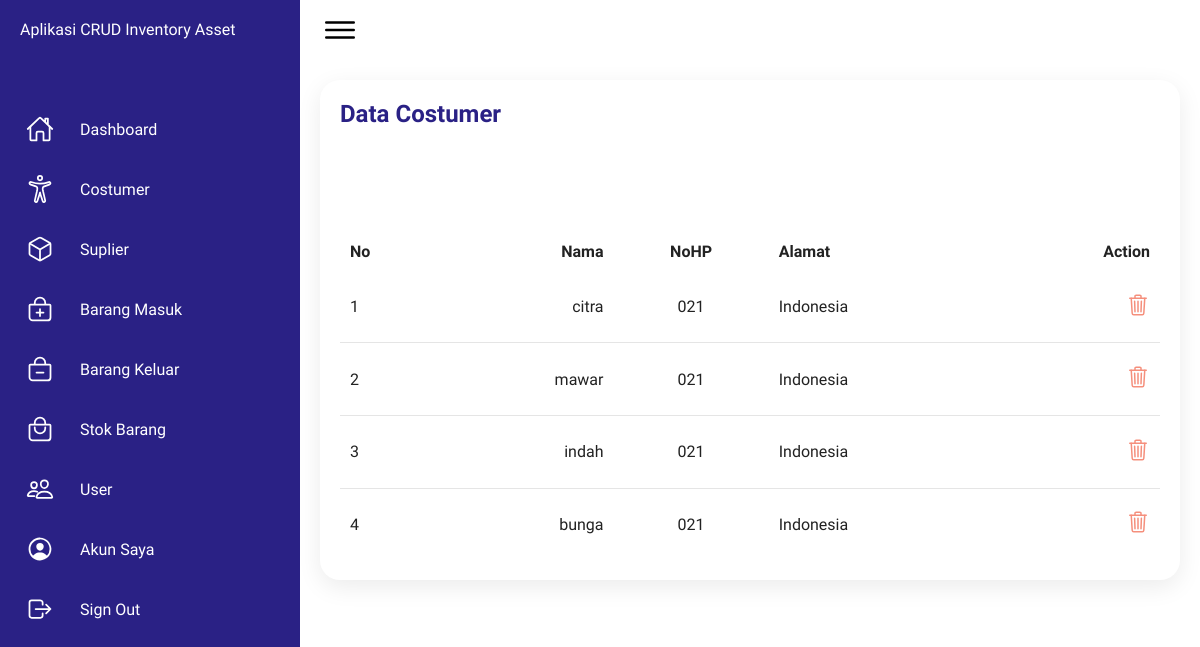
The app's page /website/app/costumer (signed in) with its own data.
### tables this page shows
CREATE TABLE `users` (
  `id` int(255) NOT NULL,
  `username` varchar(1000) NOT NULL,
  `password` varchar(1000) NOT NULL,
  `nohp` varchar(25) NOT NULL,
  `filefoto` varchar(1000) NOT NULL,
  `alamat` text NOT NULL,
  `role` enum('Admin','Costumer','Supplier') NOT NULL,
  `salt` varchar(255) NOT NULL
);

### website/app/costumer/index.php (the view, shortened to what this page needs)
<!DOCTYPE html>
<html lang="en">
    <head>
        <link rel="stylesheet" href="../../css/dashboard.css">
    </head>
    <body>
        <div class="container">
            <div class="navigation">
                <ul>
                    <li>
                        <a href="#">
                            <span class="title">Aplikasi CRUD Inventory Asset</span>
                        </a>
                    </li>
                    <li>
                        <a href="../beranda">
                            <span class="icon">
                                <ion-icon name="home-outline"></ion-icon>
                            </span>
                            <span class="title">Dashboard</span>
                        </a>
                    </li>
                    <li>
                        <a href="#">
                            <span class="icon">
                                <ion-icon name="accessibility-outline"></ion-icon>
                            </span>
                            <span class="title">Costumer</span>
                        </a>
                    </li>
                    <li>
                        <a href="../suplier">
                            <span class="icon">
                                <ion-icon name="cube-outline"></ion-icon>
                            </span>
                            <span class="title">Suplier</span>
                        </a>
                    </li>
                    <li>
                        <a href="../barangMasuk">
                            <span class="icon">
                                <ion-icon name="bag-add-outline"></ion-icon>
                            </span>
                            <span class="title">Barang Masuk</span>
                        </a>
                    </li>
                    <li>
                        <a href="../barangKeluar">
                            <span class="icon">
                                <ion-icon name="bag-remove-outline"></ion-icon>
                            </span>
                            <span class="title">Barang Keluar</span>
                        </a>
                    </li>
                    <li>
                        <a href="../stokBarang">
                            <span class="icon">
                                <ion-icon name="bag-handle-outline"></ion-icon>
                            </span>
                            <span class="title">Stok Barang</span>
                        </a>
                    </li>
                    <li>
                        <a href="../user">
                            <span class="icon">
                                <ion-icon name="people-outline"></ion-icon>
                            </span>
                            <span class="title">User</span>
                        </a>
                    </li>
                    <li>
                        <a href="../account">
                            <span class="icon">
                                <ion-icon name="person-circle-outline"></ion-icon>
                            </span>
                            <span class="title">Akun Saya</span>
                        </a>
                    </li>
                    <li>
                        <a href="#" id="showModal">
                            <span class="icon">
                                <ion-icon name="log-out-outline"></ion-icon>
                            </span>
                            <span class="title">Sign Out</span>
                        </a>
                    </li>
                </ul>
            </div>
            <div class="main">
                <div class="topbar">
                    <div class="toggle">
                        <ion-icon name="menu-outline"></ion-icon>
                    </div>
                </div>
                <div class="details" style="display: block;">
                    <div class="recentOrders">
                        <div class="cardHeader">
                            <h2>Data Costumer</h2>
                        </div>
                        <?php
                            require '../../config.php';
                            try {
                                $stmt = $pdo->prepare("SELECT id, username, nohp, alamat FROM users WHERE role = ?");
                                $stmt->execute(['Costumer']);
                                $users = $stmt->fetchAll(PDO::FETCH_ASSOC);
                                $no = 1;
                            } catch (PDOException $e) {
                                error_log("Database error: " . $e->getMessage());
                                echo "Terjadi kesalahan. Silakan coba lagi nanti.";
                                exit();
                            }
                        ?>
                        <table>
                            <thead>
                                <tr>
                                    <td>No</td>
                                    <td>Nama</td>
                                    <td>NoHP</td>
                                    <td>Alamat</td>
                                    <td>Action</td>
                                </tr>
                            </thead>
                            <tbody>
                                <?php if ($users): ?>
                                    <?php foreach ($users as $user): ?>
                                        <tr>
                                            <td><?php echo $no++ ?></td>
                                            <td><?php echo htmlspecialchars($user['username']); ?></td>
                                            <td><?php echo htmlspecialchars($user['nohp']); ?></td>
                                            <td><?php echo htmlspecialchars($user['alamat']); ?></td>
                                            <td>
                                                <a style="color: #f58f7c;" href="#" class="showDeleteModal" data-id="<?php echo htmlspecialchars($user['id']); ?>" data-nama="<?php echo htmlspecialchars($user['username']); ?>">
                                                    <ion-icon name="trash-outline" style="font-size: 1.50rem;"></ion-icon>
                                                </a>
                                            </td>
                                        </tr>
                                    <?php endforeach; ?>
                                <?php else: ?>
                                    <tr>
                                        <td colspan="5">Tidak ada data costumer.</td>
                                    </tr>
                                <?php endif; ?>
                            </tbody>
                        </table>
                    </div>
                </div>
            </div>
        </div>
    </body>
</html>

### website/css/dashboard.css (style rules this page uses)
* { font-family: "Ubuntu", sans-serif; margin: 0; padding: 0; box-sizing: border-box; }
:root { --blue: #2a2185; --white: #fff; --gray: #f5f5f5; --black1: #222; --black2: #999; }
body { min-height: 100vh; overflow-x: hidden; }
.container { position: relative; width: 100%; }
.navigation { position: fixed; width: 300px; height: 100%; background: var(--blue); border-left: 10px solid var(--blue); transition: 0.5s; overflow: hidden; }
.navigation ul { position: absolute; top: 0; left: 0; width: 100%; }
.navigation ul li { position: relative; width: 100%; list-style: none; border-top-left-radius: 30px; border-bottom-left-radius: 30px; }
.navigation ul li:nth-child(1) { margin-bottom: 40px; pointer-events: none; }
.navigation ul li a { position: relative; display: block; width: 100%; display: flex; text-decoration: none; color: var(--white); }
.navigation ul li a .icon { position: relative; display: block; min-width: 60px; height: 60px; line-height: 75px; text-align: center; }
.navigation ul li a .icon ion-icon { font-size: 1.75rem; }
.navigation ul li a .title { position: relative; display: block; padding: 0 10px; height: 60px; line-height: 60px; text-align: start; white-space: nowrap; }
.main { position: absolute; width: calc(100% - 300px); left: 300px; min-height: 100vh; background: var(--white); transition: 0.5s; }
.topbar { width: 100%; height: 60px; display: flex; justify-content: space-between; align-items: center; padding: 0 10px; }
.toggle { position: relative; width: 60px; height: 60px; display: flex; justify-content: center; align-items: center; font-size: 2.5rem; cursor: pointer; }
.details { position: relative; width: 100%; padding: 20px; display: grid; grid-template-columns: 2fr 1fr; grid-gap: 30px; }
.details .recentOrders { position: relative; display: grid; min-height: 500px; background: var(--white); padding: 20px; box-shadow: 0 7px 25px rgba(0, 0, 0, 0.08); border-radius: 20px; }
.details .cardHeader { display: flex; justify-content: space-between; align-items: flex-start; }
.cardHeader h2 { font-weight: 600; color: var(--blue); }
.details table { width: 100%; border-collapse: collapse; margin-top: 10px; }
.details table thead td { font-weight: 600; }
.details .recentOrders table tr { color: var(--black1); border-bottom: 1px solid rgba(0, 0, 0, 0.1); }
.details .recentOrders table tr:last-child { border-bottom: none; }
.details .recentOrders table tr td { padding: 10px; }
.details .recentOrders table tr td:last-child { text-align: end; }
.details .recentOrders table tr td:nth-child(2) { text-align: end; }
.details .recentOrders table tr td:nth-child(3) { text-align: center; }

### records on screen
users: username "citra", nohp "021", alamat "Indonesia"
users: username "mawar", nohp "021", alamat "Indonesia"
users: username "indah", nohp "021", alamat "Indonesia"
users: username "bunga", nohp "021", alamat "Indonesia"
